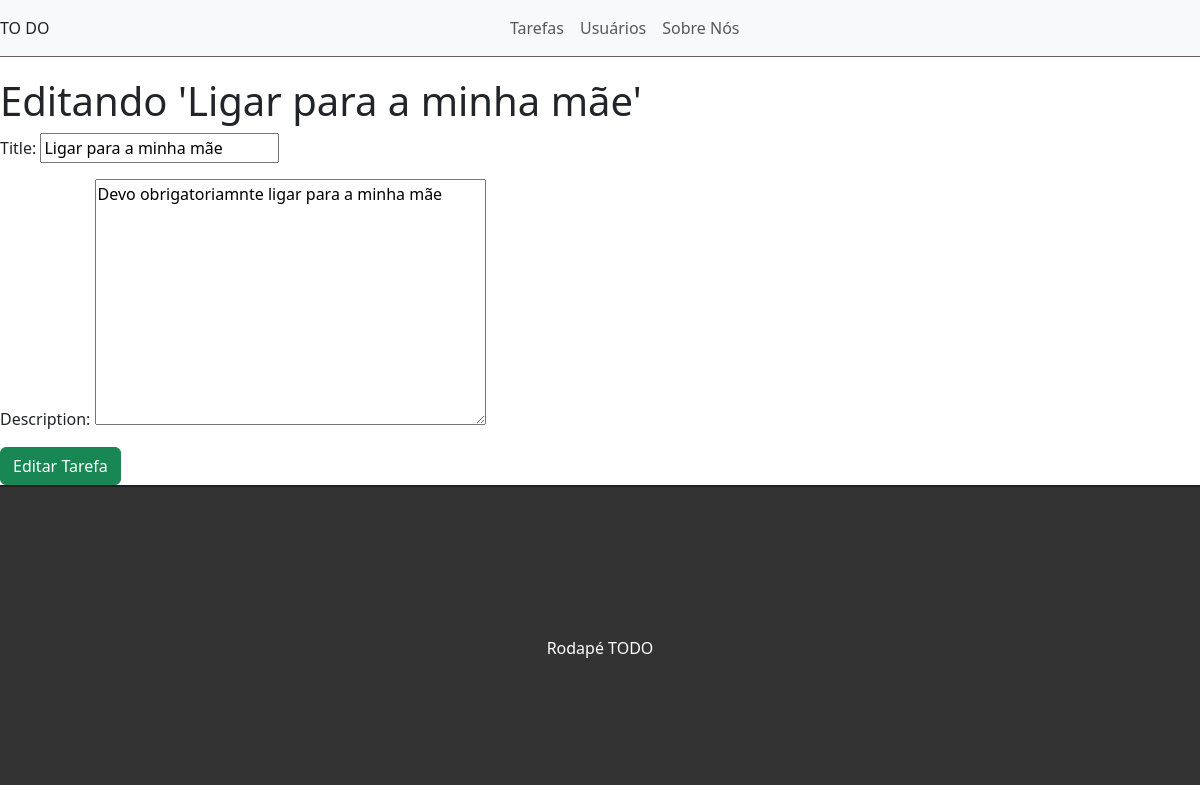
The app's page /edit/7 with its own data.
### tasks/models.py (models this page shows, shortened)
class Task(models.Model):
    STATUS = (
        ('doing','Doing'),
        ('done','Done'),
    )
    title = models.CharField(max_length = 255)
    description = models.TextField()
    done = models.CharField(
        max_length=5,
        choices = STATUS
    )
    created_at = models.DateTimeField(auto_now_add=True)
    updated_at = models.DateTimeField(auto_now=True)

### tasks/views.py (the view)
# urls.py: path('edit/<int:id>',views.editTask, name="edit-task"),
def editTask(request, id):
    task = get_object_or_404(Task, pk=id)
    form = TaskForm(instance=task)
    if(request.method == 'POST'):
        form = TaskForm(request.POST , instance=task)
        if(form.is_valid()):
            task.save()
            return redirect('/')
        else:
            return render(request , 'tasks/editTask.html', {'form':form, 'task':task})
    else:
        return render(request , 'tasks/editTask.html', {'form':form, 'task':task})

### tasks/forms.py
class TaskForm(forms.ModelForm):
    class Meta:
        model = Task
        fields = ('title', 'description')

### tasks/templates/tasks/editTask.html (shortened to what this page needs)
{% extends 'base.html' %}
{% block content %}
    <div class="container-fluid">
        <h1>Editando '{{ task.title }}'</h1>
        <form action="" method="POST">
            {{ form.as_p }}
            <input type="submit" name="" id="" class="btn btn-success" value="Editar Tarefa">
        </form>
    </div>
{% endblock %}

### tasks/static/css/styles.css (style rules this page uses)
.container-fluid { padding: 0; }

### records on screen
Task: title "Ligar para a minha mãe", description "Devo obrigatoriamnte ligar para a minha mãe"
